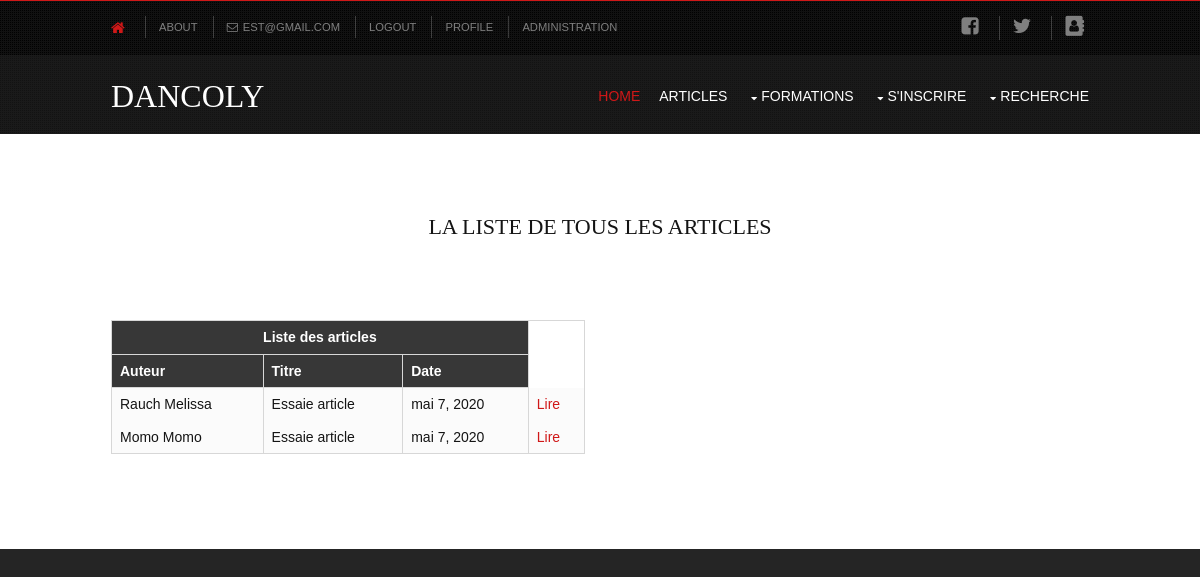
Page /allArticles (signed in) on the committed database.
### pages/models.py (models this page shows, shortened)
class Article(models.Model):
    titre = models.CharField(max_length = 100, default = "")
    body = models.TextField()
    date = models.DateField(default = timezone.now)
    auteur = models.ForeignKey(Doctorant, on_delete = models.CASCADE)
    accept = models.BooleanField(default = True)

class Doctorant(models.Model):
    these= models.OneToOneField(These, on_delete=models.CASCADE)
    candidat = models.OneToOneField(Candidat, on_delete = models.CASCADE)
    equipe = models.ForeignKey(Equipe_recherche, on_delete = models.CASCADE)
    jury = models.ForeignKey(Jury, on_delete = models.CASCADE, null = True)
    mention_choice = (
        ('Honorable','Honorable'),
        ('Très Honorable','Très Honorable'),
    )
    mention = models.CharField(max_length = 20, choices = mention_choice, default = "")

class Candidat(models.Model):
    individu = models.OneToOneField(Individu, on_delete = models.CASCADE)
    fonction = models.CharField(max_length = 60, default="")
    entreprise = models.CharField(max_length = 60)
    diplome = models.ManyToManyField(Diplome)
    preselection = models.BooleanField(default = False)
    selection = models.BooleanField(default = False)

class Individu(models.Model):
    user = models.OneToOneField(User, on_delete = models.CASCADE)
    cin = models.CharField(max_length = 8, unique = True, default = "")
    nom = models.CharField(max_length = 50, default="")
    prenoms = models.CharField(max_length = 50, default="")
    photo = models.ImageField(default = "default.jpg", upload_to = 'individu_pics')
    tel = models.CharField(max_length = 15, default="")
    addr = models.CharField(max_length = 60, default="")
    ville_residence = models.CharField(max_length = 250, default="")
    pays = models.CharField(max_length = 30, default = "Maroc")
    genre = models.CharField(max_length = 15, default = "Masculin")
    etat_civil = models.CharField(max_length = 15, default = "Célibataire")
    date_nais = models.DateField()
    status_choices = (
        ('professeur', 'professeur'),
        ('candidat', 'candidat'),
        ('doctorant', 'doctorant'),
    )
    my_status = models.CharField(max_length = 15, choices = status_choices, default = "candidat")
    desactiver = models.BooleanField(default = False)

### pages/views.py (the view)
# urls.py: re_path('allArticles', views.allArticlesView, name = 'allArticles'),
@login_required()
def allArticlesView(request):
    articles = Article.objects.all()
    return render(request, 'general/allArticles.html', {'articles': articles})

### pages/templates/general/allArticles.html (shortened to what this page needs)
{% extends "general/layout.html" %}
{% block content %}
<div class="wrapper row3">
  <main class="hoc container clear">
    <div class="sectiontitle">
      <h6 class="heading">La liste de tous les articles</h6>
    </div>
    <div class="group">
      <div class="one_half first">
        <table>
          <thead>
            <tr>
              <th colspan="3" align = "center">Liste des articles</th>
            </tr>
            <tr>
              <th>Auteur</th>
              <th>Titre</th>
              <th>Date</th>
            </tr>
          </thead>
          {% for article in articles %}
          <tbody>
            <tr>
              <td>{{ article.auteur.candidat.individu.nom}} {{article.auteur.candidat.individu.prenoms}}</td>
              <td>{{ article.titre }}</td>
              <td>{{article.date }}</td>
              <td> <a href="{% url 'pages:listArticles' article_id=article.id %}">Lire</a> </td>
            </tr>
          </tbody>
          {% endfor %}
        </table>
      </div>
    </div>
  </main>
</div>
{% endblock %}

### pages/static/plateforme/styles/layout.css (style rules this page uses)
.container { padding:80px 0; }
.sectiontitle { display:block; max-width:55%; margin:0 auto 80px; text-align:center; }
.sectiontitle * { margin:0; }
*, *::before, *::after { transition:all .3s ease-in-out; }
table, th, td { border:1px solid; border-collapse:collapse; vertical-align:top; }
table, th { table-layout:auto; }
table { width:100%; margin-bottom:15px; }
th, td { padding:5px 8px; }
td { border-width:0 1px; }
body { color:#7F7F7F; background-color:#252525; }
a { color:#D01818; }
.row3 { color:#141414; background-color:#FFFFFF; }
table, th, td, #comments .avatar, #comments input, #comments textarea { border-color:#D7D7D7; }
th { color:#FFFFFF; background-color:#373737; }
tr, #comments li, #comments input[type="submit"], #comments input[type="reset"] { color:inherit; background-color:#FBFBFB; }
tr:nth-child(even), #comments li:nth-child(even) { color:inherit; background-color:#F7F7F7; }
table a, #comments a { background-color:inherit; }
@media screen and (min-width:978px) { .hoc { max-width:978px; } }

### plateforme/static/style.css (style rules this page uses)
table, td { margin-right: 50%; }

### pages/static/plateforme/styles/framework.css (style rules this page uses)
html { overflow-y:scroll; overflow-x:hidden; }
html, body { margin:0; padding:0; font-size:14px; line-height:1.6em; }
*, *::before, *::after { box-sizing:border-box; }
.clear, .group { display:block; }
.clear::before, .clear::after, .group::before, .group::after { display:table; content:""; }
.clear, .clear::after, .group, .group::after { clear:both; }
a { outline:none; text-decoration:none; }
body, input, textarea, select { font-family:Verdana, Geneva, sans-serif; }
h1, h2, h3, h4, h5, h6, .heading { font-family:Georgia, "Times New Roman", Times, serif; }
h1, h2, h3, h4, h5, h6, .heading { margin:0 0 20px 0; font-size:22px; line-height:normal; font-weight:normal; text-transform:uppercase; }
.wrapper { display:block; width:100%; margin:0; padding:0; text-align:left; word-wrap:break-word; }
.hoc { display:block; margin:0 auto; }
address, article, aside, figcaption, figure, footer, header, main, nav, section { display:block; margin:0; padding:0; }
.one_half, .one_third, .two_third, .one_quarter, .two_quarter, .three_quarter { display:inline-block; float:left; margin:0 0 0 3.06748466257669%; list-style:none; }
.first { margin-left:0; clear:left; }
.one_half, .two_quarter { width:48.46625766871166%; }

### rows in the picture
Article: auteur.candidat.individu.nom "Rauch", auteur.candidat.individu.prenoms "Melissa", titre "Essaie article", date "mai 7, 2020"
Article: auteur.candidat.individu.nom "Momo", auteur.candidat.individu.prenoms "Momo", titre "Essaie article", date "mai 7, 2020"
